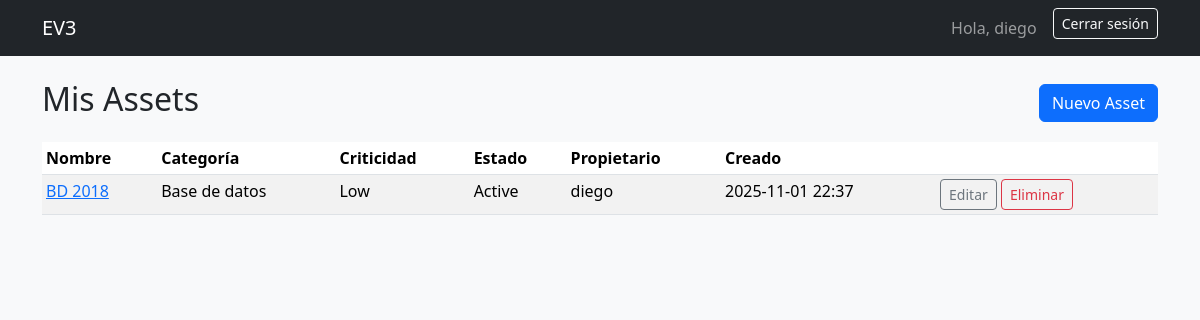
The app's page /assets/ (signed in) with its own data.
### assets/models.py (models this page shows, shortened)
class Asset(models.Model):
    CRITICALITY_CHOICES = [
        ('low', 'Low'),
        ('med', 'Medium'),
        ('high', 'High'),
    ]
    STATUS_CHOICES = [
        ('active', 'Active'),
        ('retired', 'Retired'),
    ]
    name = models.CharField(max_length=100)
    category = models.CharField(max_length=100)
    criticality = models.CharField(max_length=10, choices=CRITICALITY_CHOICES, default='low')
    status = models.CharField(max_length=10, choices=STATUS_CHOICES, default='active')
    owner = models.ForeignKey(User, on_delete=models.CASCADE, related_name='assets')
    created_at = models.DateTimeField(auto_now_add=True)

### assets/views.py (the view)
# urls.py: path('', views.AssetListView.as_view(), name='list'),
class AssetListView(LoginRequiredMixin, ListView):
    model = Asset
    template_name = 'assets/asset_list.html'
    context_object_name = 'assets'
    def get_queryset(self):
        qs = Asset.objects.all().order_by('-created_at')
        if self.request.user.is_superuser:
            return qs
        return qs.filter(owner=self.request.user)

### templates/assets/asset_list.html (shortened to what this page needs)
{% extends "base.html" %}
{% block content %}
  <div class="d-flex justify-content-between align-items-center mb-3">
    <h2>Mis Assets{% if user.is_superuser %} (Admin: viendo todos){% endif %}</h2>
    <a class="btn btn-primary" href="{% url 'assets:create' %}">Nuevo Asset</a>
  </div>
  <table class="table table-striped table-sm">
    <thead>
      <tr>
        <th>Nombre</th>
        <th>Categoría</th>
        <th>Criticidad</th>
        <th>Estado</th>
        <th>Propietario</th>
        <th>Creado</th>
        <th></th>
      </tr>
    </thead>
    <tbody>
      {% for a in assets %}
      <tr>
        <td><a href="{% url 'assets:edit' a.pk %}">{{ a.name }}</a></td>
        <td>{{ a.category }}</td>
        <td class="text-capitalize">
          {{ a.get_criticality_display|default:a.criticality }}
        </td>
        <td class="text-capitalize">
          {{ a.get_status_display|default:a.status }}
        </td>
        <td>{{ a.owner.username }}</td>
        <td>{{ a.created_at|date:"Y-m-d H:i" }}</td>
        <td>
          {% if user.is_superuser or a.owner_id == user.id %}
            <a class="btn btn-sm btn-outline-secondary" href="{% url 'assets:edit' a.pk %}">Editar</a>
            <a class="btn btn-sm btn-outline-danger" href="{% url 'assets:delete' a.pk %}">Eliminar</a>
          {% endif %}
        </td>
      </tr>
      {% empty %}
      <tr><td colspan="7" class="text-muted">No hay assets para mostrar.</td></tr>
      {% endfor %}
    </tbody>
  </table>
{% endblock %}

### templates/base.html (shortened to what this page needs)
<!doctype html>
<html lang="es">
  <head>
    <link href="https://cdn.jsdelivr.net/npm/bootstrap@5.3.2/dist/css/bootstrap.min.css" rel="stylesheet">
  </head>
  <body class="bg-light">
    <nav class="navbar navbar-expand-lg navbar-dark bg-dark mb-4">
      <div class="container">
        <a class="navbar-brand" href="/assets/">EV3</a>
        <div class="d-flex">
          {% if user.is_authenticated %}
            <span class="navbar-text me-3">Hola, {{ user.username }}</span>
            <form method="post" action="{% url 'logout' %}" style="display:inline;">
              <button type="submit" class="btn btn-outline-light btn-sm">Cerrar sesión</button>
            </form>
          {% else %}
            <a class="btn btn-outline-light btn-sm" href="{% url 'login' %}">Iniciar sesión</a>
          {% endif %}
        </div>
      </div>
    </nav>
    <main class="container">
      {% block content %}{% endblock %}
    </main>
  </body>
</html>

### records on screen
Asset: name "BD 2018", category "Base de datos", criticality "Low", status "Active", owner.username "diego", created_at "2025-11-01 22:37", shows "Editar"

### other values on screen
{{ user.username }} "diego"
